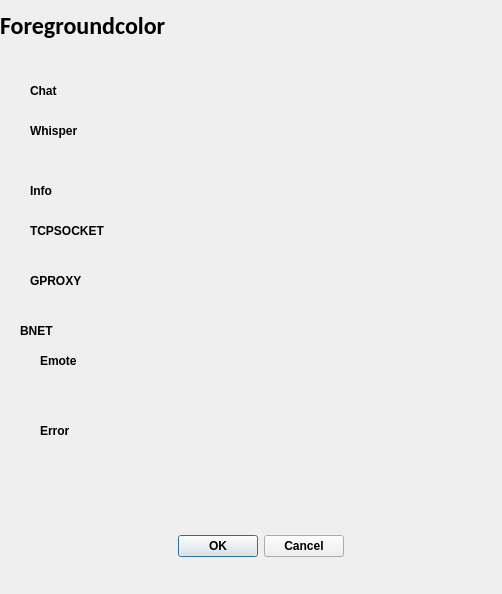
<?xml version="1.0" encoding="UTF-8"?>
<ui version="4.0">
 <class>OutputareaColorDialog</class>
 <widget class="QDialog" name="OutputareaColorDialog">
  <property name="geometry">
   <rect>
    <x>0</x>
    <y>0</y>
    <width>502</width>
    <height>594</height>
   </rect>
  </property>
  <property name="font">
   <font>
    <family>Arial</family>
    <pointsize>9</pointsize>
    <weight>75</weight>
    <bold>true</bold>
   </font>
  </property>
  <property name="windowTitle">
   <string>OutputareaColorDialog</string>
  </property>
  <widget class="QDialogButtonBox" name="buttonBox">
   <property name="geometry">
    <rect>
     <x>90</x>
     <y>530</y>
     <width>341</width>
     <height>32</height>
    </rect>
   </property>
   <property name="orientation">
    <enum>Qt::Horizontal</enum>
   </property>
   <property name="standardButtons">
    <set>QDialogButtonBox::Cancel|QDialogButtonBox::Ok</set>
   </property>
   <property name="centerButtons">
    <bool>true</bool>
   </property>
  </widget>
  <widget class="QLabel" name="label">
   <property name="geometry">
    <rect>
     <x>0</x>
     <y>0</y>
     <width>211</width>
     <height>51</height>
    </rect>
   </property>
   <property name="font">
    <font>
     <family>Calibri</family>
     <pointsize>18</pointsize>
     <weight>75</weight>
     <bold>true</bold>
    </font>
   </property>
   <property name="text">
    <string>Foregroundcolor</string>
   </property>
  </widget>
  <widget class="QLabel" name="label_2">
   <property name="geometry">
    <rect>
     <x>30</x>
     <y>80</y>
     <width>91</width>
     <height>21</height>
    </rect>
   </property>
   <property name="text">
    <string>Chat</string>
   </property>
  </widget>
  <widget class="QLabel" name="label_3">
   <property name="geometry">
    <rect>
     <x>30</x>
     <y>120</y>
     <width>91</width>
     <height>21</height>
    </rect>
   </property>
   <property name="text">
    <string>Whisper</string>
   </property>
  </widget>
  <widget class="QLabel" name="label_4">
   <property name="geometry">
    <rect>
     <x>30</x>
     <y>180</y>
     <width>91</width>
     <height>21</height>
    </rect>
   </property>
   <property name="text">
    <string>Info</string>
   </property>
  </widget>
  <widget class="QLabel" name="label_5">
   <property name="geometry">
    <rect>
     <x>30</x>
     <y>220</y>
     <width>91</width>
     <height>21</height>
    </rect>
   </property>
   <property name="text">
    <string>TCPSOCKET</string>
   </property>
  </widget>
  <widget class="QLabel" name="label_6">
   <property name="geometry">
    <rect>
     <x>30</x>
     <y>270</y>
     <width>91</width>
     <height>21</height>
    </rect>
   </property>
   <property name="text">
    <string>GPROXY</string>
   </property>
  </widget>
  <widget class="QLabel" name="label_7">
   <property name="geometry">
    <rect>
     <x>20</x>
     <y>320</y>
     <width>91</width>
     <height>21</height>
    </rect>
   </property>
   <property name="text">
    <string>BNET</string>
   </property>
  </widget>
  <widget class="QLabel" name="label_8">
   <property name="geometry">
    <rect>
     <x>40</x>
     <y>350</y>
     <width>91</width>
     <height>21</height>
    </rect>
   </property>
   <property name="text">
    <string>Emote</string>
   </property>
  </widget>
  <widget class="QLabel" name="label_9">
   <property name="geometry">
    <rect>
     <x>40</x>
     <y>420</y>
     <width>91</width>
     <height>21</height>
    </rect>
   </property>
   <property name="text">
    <string>Error</string>
   </property>
  </widget>
 </widget>
 <resources/>
 <connections>
  <connection>
   <sender>buttonBox</sender>
   <signal>accepted()</signal>
   <receiver>OutputareaColorDialog</receiver>
   <slot>accept()</slot>
   <hints>
    <hint type="sourcelabel">
     <x>248</x>
     <y>254</y>
    </hint>
    <hint type="destinationlabel">
     <x>157</x>
     <y>274</y>
    </hint>
   </hints>
  </connection>
  <connection>
   <sender>buttonBox</sender>
   <signal>rejected()</signal>
   <receiver>OutputareaColorDialog</receiver>
   <slot>reject()</slot>
   <hints>
    <hint type="sourcelabel">
     <x>316</x>
     <y>260</y>
    </hint>
    <hint type="destinationlabel">
     <x>286</x>
     <y>274</y>
    </hint>
   </hints>
  </connection>
 </connections>
</ui>
